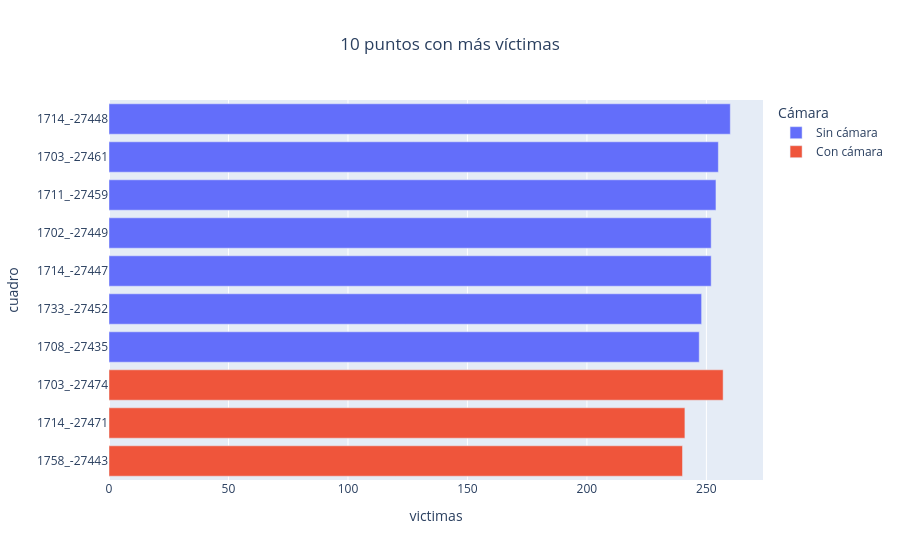

The notebook cell this image was saved under:
### Code cell
g2 = cuadros.head(10)
g2["Cámara"] = np.where(g2[cuadros_dist] <= RADIO, "Con cámara", "Sin cámara")
g2[cuadros_nombre] = g2[cuadros_nombre].astype(str)

fig2 = px.bar(g2, x=cuadros_nvict, y=cuadros_nombre, color="Cámara", orientation="h",
              title="  10 puntos con más víctimas")
fig2.update_yaxes(autorange="reversed")
fig2.update_layout(title_x=0.5)
fig2.show()

### Figure 1 — Plotly figure (JSON) as saved in the notebook; plotly's stock layout.template omitted (floating-point values rounded to 4 significant figures)
{"data": [{"hovertemplate": "Cámara=Sin cámara<br>victimas=%{x}<br>cuadro=%{y}<extra></extra>", "legendgroup": "Sin cámara", "marker": {"color": "#636efa", "pattern": {"shape": ""}}, "name": "Sin cámara", "orientation": "h", "showlegend": true, "textposition": "auto", "type": "bar", "x": [260, 255, 254, 252, 252, 248, 247], "xaxis": "x", "y": ["1714_-27448", "1703_-27461", "1711_-27459", "1702_-27449", "1714_-27447", "1733_-27452", "1708_-27435"], "yaxis": "y"}, {"hovertemplate": "Cámara=Con cámara<br>victimas=%{x}<br>cuadro=%{y}<extra></extra>", "legendgroup": "Con cámara", "marker": {"color": "#EF553B", "pattern": {"shape": ""}}, "name": "Con cámara", "orientation": "h", "showlegend": true, "textposition": "auto", "type": "bar", "x": [257, 241, 240], "xaxis": "x", "y": ["1703_-27474", "1714_-27471", "1758_-27443"], "yaxis": "y"}], "layout": {"barmode": "relative", "legend": {"title": {"text": "Cámara"}, "tracegroupgap": 0}, "title": {"text": "  10 puntos con más víctimas", "x": 0.5}, "xaxis": {"anchor": "y", "domain": [0, 1], "title": {"text": "victimas"}}, "yaxis": {"anchor": "x", "autorange": "reversed", "domain": [0, 1], "title": {"text": "cuadro"}}}}
